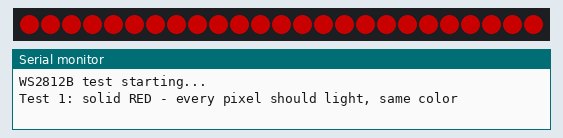
Simulated run of this sketch. Board: ESP32. Parts: 25 RGB LEDs in strip order, left to right, the last lines printed to the serial monitor. Dim RGB values are drawn brighter than linear.

Above: at 0.6 s.
At 2.1 s:
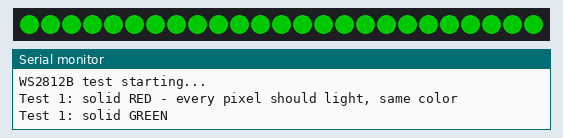
At 3.6 s:
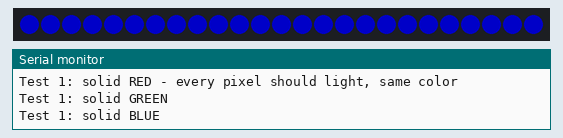
At 17.7 s:
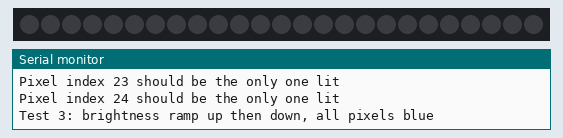

Measured:
- by itself, everything shown: repeats every 18.2 s, in 36 steps
- what the display in image 0 shows lasts 1.5 s, from 0.5 s to 2.0 s
- what the display in image 3 shows lasts 1.0 s, from 17.7 s to 18.7 s

The sketch:

led_wiring_test.ino
```cpp
// WS2812B strip test — solid colors, individual pixel order, brightness ramp.
// Confirms wiring, chain order, and color channel mapping before building
// the pulse/slash animations on top of it.
//
// Library needed: Adafruit NeoPixel

#include <Adafruit_NeoPixel.h>

#define LED_PIN     26
#define NUM_LEDS    25

Adafruit_NeoPixel strip(NUM_LEDS, LED_PIN, NEO_GRB + NEO_KHZ800);

void setup() {
  Serial.begin(115200);
  delay(500);
  strip.begin();
  strip.show(); // all off initially
  Serial.println("WS2812B test starting...");
}

void loop() {
  // ---- Test 1: solid colors, all pixels at once ----
  Serial.println("Test 1: solid RED - every pixel should light, same color");
  colorWipeAll(strip.Color(100, 0, 0));
  delay(1500);

  Serial.println("Test 1: solid GREEN");
  colorWipeAll(strip.Color(0, 100, 0));
  delay(1500);

  Serial.println("Test 1: solid BLUE");
  colorWipeAll(strip.Color(0, 0, 100));
  delay(1500);

  // ---- Test 2: one pixel at a time, in chain order ----
  Serial.println("Test 2: lighting each pixel individually, in chain order");
  strip.clear();
  strip.show();
  for (int i = 0; i < NUM_LEDS; i++) {
    strip.clear();
    strip.setPixelColor(i, strip.Color(0, 80, 255)); // blue
    strip.show();
    Serial.print("Pixel index "); Serial.print(i); Serial.println(" should be the only one lit");
    delay(400);
  }
  strip.clear();
  strip.show();
  delay(1000);

  // ---- Test 3: brightness ramp, all pixels ----
  Serial.println("Test 3: brightness ramp up then down, all pixels blue");
  for (int b = 0; b <= 255; b += 5) {
    setAllBrightness(0, 80, 255, b);
    strip.show();
    delay(15);
  }
  for (int b = 255; b >= 0; b -= 5) {
    setAllBrightness(0, 80, 255, b);
    strip.show();
    delay(15);
  }

  delay(1000); // pause before repeating the whole sequence
}

void colorWipeAll(uint32_t color) {
  for (int i = 0; i < NUM_LEDS; i++) {
    strip.setPixelColor(i, color);
  }
  strip.show();
}

void setAllBrightness(uint8_t r, uint8_t g, uint8_t b, uint8_t brightness) {
  float scale = brightness / 255.0;
  uint32_t color = strip.Color((uint8_t)(r * scale), (uint8_t)(g * scale), (uint8_t)(b * scale));
  for (int i = 0; i < NUM_LEDS; i++) {
    strip.setPixelColor(i, color);
  }
}
```
